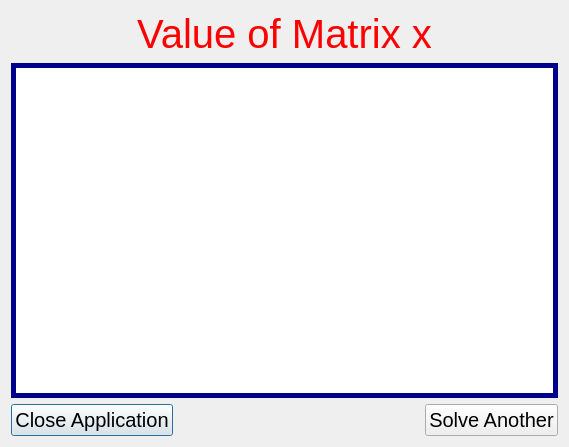
<?xml version="1.0" encoding="UTF-8"?>
<ui version="4.0">
 <class>outputwindow</class>
 <widget class="QDialog" name="outputwindow">
  <property name="geometry">
   <rect>
    <x>0</x>
    <y>0</y>
    <width>569</width>
    <height>447</height>
   </rect>
  </property>
  <property name="sizePolicy">
   <sizepolicy hsizetype="Preferred" vsizetype="Preferred">
    <horstretch>0</horstretch>
    <verstretch>0</verstretch>
   </sizepolicy>
  </property>
  <property name="windowTitle">
   <string>Dialog</string>
  </property>
  <layout class="QGridLayout" name="gridLayout">
   <item row="0" column="0">
    <layout class="QVBoxLayout" name="verticalLayout_2">
     <item>
      <layout class="QVBoxLayout" name="verticalLayout">
       <item>
        <widget class="QLabel" name="label">
         <property name="sizePolicy">
          <sizepolicy hsizetype="Minimum" vsizetype="Minimum">
           <horstretch>0</horstretch>
           <verstretch>0</verstretch>
          </sizepolicy>
         </property>
         <property name="font">
          <font>
           <pointsize>-1</pointsize>
           <weight>50</weight>
           <italic>false</italic>
           <bold>false</bold>
          </font>
         </property>
         <property name="styleSheet">
          <string notr="true">color:red;
font:40px;</string>
         </property>
         <property name="text">
          <string>Value of Matrix x</string>
         </property>
         <property name="alignment">
          <set>Qt::AlignCenter</set>
         </property>
        </widget>
       </item>
       <item>
        <widget class="QTextBrowser" name="q1">
         <property name="sizePolicy">
          <sizepolicy hsizetype="Minimum" vsizetype="MinimumExpanding">
           <horstretch>0</horstretch>
           <verstretch>0</verstretch>
          </sizepolicy>
         </property>
         <property name="font">
          <font>
           <pointsize>-1</pointsize>
           <weight>50</weight>
           <italic>false</italic>
           <bold>false</bold>
          </font>
         </property>
         <property name="styleSheet">
          <string notr="true">border-width:5px;
border-style:solid;
border-color:darkblue;
color:black;
font:20px;</string>
         </property>
        </widget>
       </item>
      </layout>
     </item>
     <item>
      <layout class="QHBoxLayout" name="horizontalLayout">
       <item>
        <widget class="QPushButton" name="closeapp">
         <property name="sizePolicy">
          <sizepolicy hsizetype="Minimum" vsizetype="Preferred">
           <horstretch>0</horstretch>
           <verstretch>0</verstretch>
          </sizepolicy>
         </property>
         <property name="styleSheet">
          <string notr="true">color:black;
font:20px;
</string>
         </property>
         <property name="text">
          <string>Close Application</string>
         </property>
        </widget>
       </item>
       <item>
        <spacer name="horizontalSpacer_9">
         <property name="orientation">
          <enum>Qt::Horizontal</enum>
         </property>
         <property name="sizeHint" stdset="0">
          <size>
           <width>40</width>
           <height>20</height>
          </size>
         </property>
        </spacer>
       </item>
       <item>
        <spacer name="horizontalSpacer_10">
         <property name="orientation">
          <enum>Qt::Horizontal</enum>
         </property>
         <property name="sizeHint" stdset="0">
          <size>
           <width>40</width>
           <height>20</height>
          </size>
         </property>
        </spacer>
       </item>
       <item>
        <spacer name="horizontalSpacer_8">
         <property name="orientation">
          <enum>Qt::Horizontal</enum>
         </property>
         <property name="sizeHint" stdset="0">
          <size>
           <width>40</width>
           <height>20</height>
          </size>
         </property>
        </spacer>
       </item>
       <item>
        <spacer name="horizontalSpacer_7">
         <property name="orientation">
          <enum>Qt::Horizontal</enum>
         </property>
         <property name="sizeHint" stdset="0">
          <size>
           <width>40</width>
           <height>20</height>
          </size>
         </property>
        </spacer>
       </item>
       <item>
        <spacer name="horizontalSpacer_5">
         <property name="orientation">
          <enum>Qt::Horizontal</enum>
         </property>
         <property name="sizeHint" stdset="0">
          <size>
           <width>40</width>
           <height>20</height>
          </size>
         </property>
        </spacer>
       </item>
       <item>
        <spacer name="horizontalSpacer_6">
         <property name="orientation">
          <enum>Qt::Horizontal</enum>
         </property>
         <property name="sizeHint" stdset="0">
          <size>
           <width>40</width>
           <height>20</height>
          </size>
         </property>
        </spacer>
       </item>
       <item>
        <spacer name="horizontalSpacer_4">
         <property name="orientation">
          <enum>Qt::Horizontal</enum>
         </property>
         <property name="sizeHint" stdset="0">
          <size>
           <width>40</width>
           <height>20</height>
          </size>
         </property>
        </spacer>
       </item>
       <item>
        <spacer name="horizontalSpacer_3">
         <property name="orientation">
          <enum>Qt::Horizontal</enum>
         </property>
         <property name="sizeHint" stdset="0">
          <size>
           <width>40</width>
           <height>20</height>
          </size>
         </property>
        </spacer>
       </item>
       <item>
        <spacer name="horizontalSpacer_2">
         <property name="orientation">
          <enum>Qt::Horizontal</enum>
         </property>
         <property name="sizeHint" stdset="0">
          <size>
           <width>40</width>
           <height>20</height>
          </size>
         </property>
        </spacer>
       </item>
       <item>
        <widget class="QPushButton" name="solveanother">
         <property name="sizePolicy">
          <sizepolicy hsizetype="Minimum" vsizetype="Preferred">
           <horstretch>0</horstretch>
           <verstretch>0</verstretch>
          </sizepolicy>
         </property>
         <property name="styleSheet">
          <string notr="true">
color:black;
font:20px;</string>
         </property>
         <property name="text">
          <string>Solve Another</string>
         </property>
        </widget>
       </item>
      </layout>
     </item>
    </layout>
   </item>
  </layout>
 </widget>
 <resources/>
 <connections/>
</ui>
